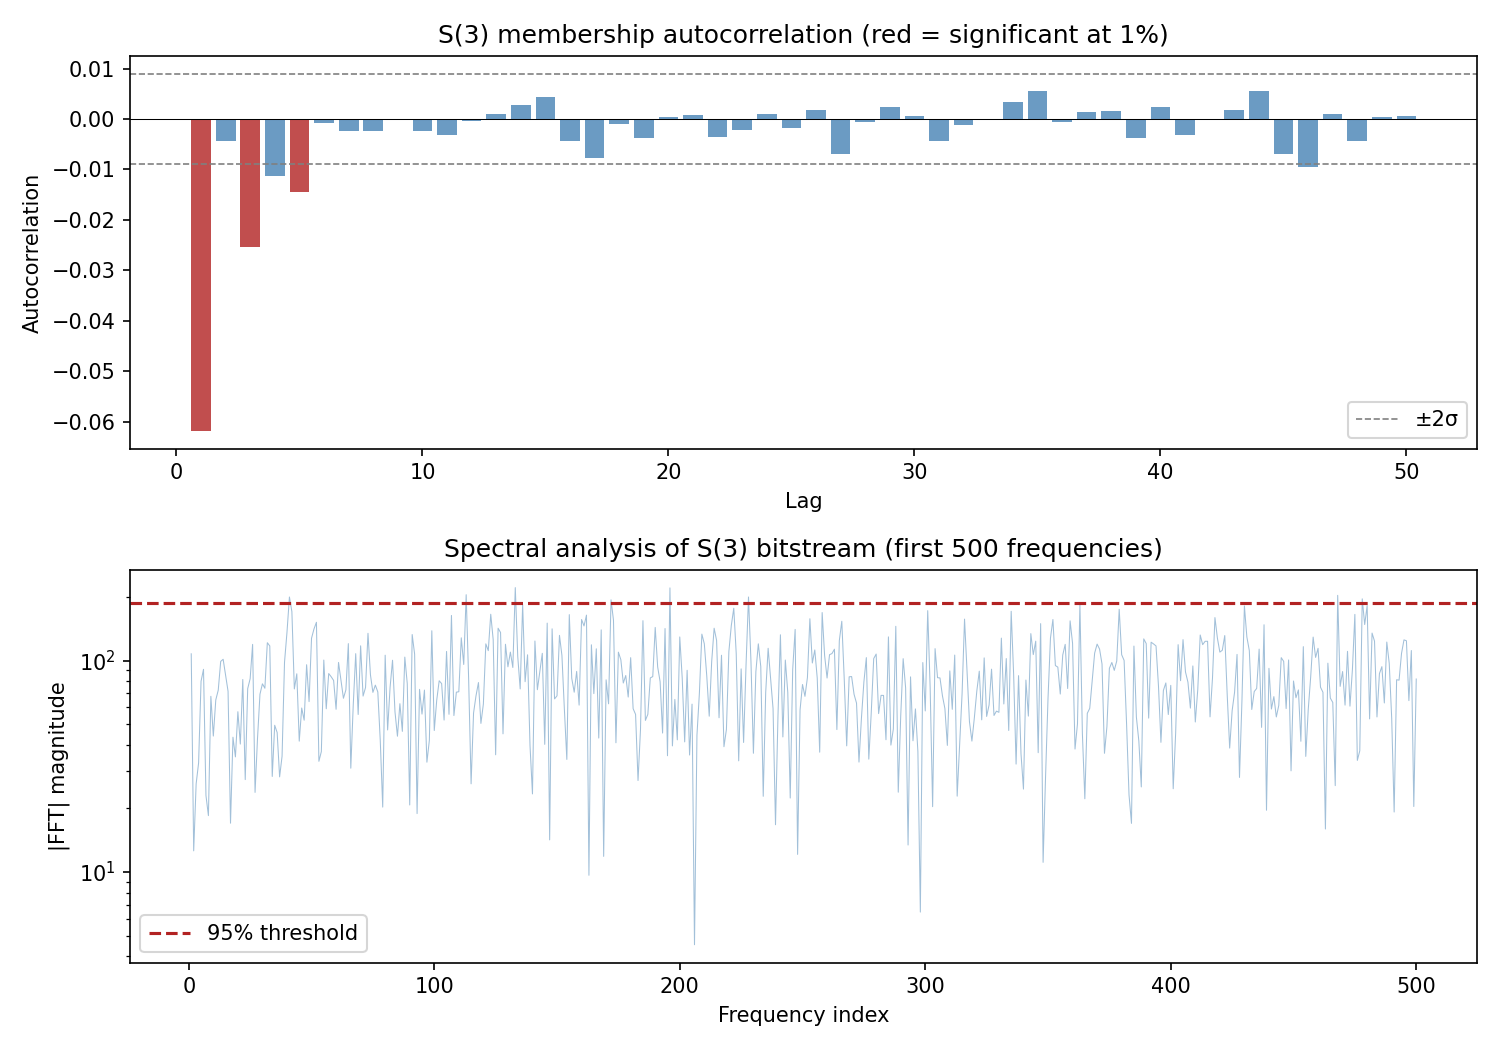

Generate this figure with Python:
"""
Randomness tests on the S(3) membership sequence.

Treat the boolean sequence (is p_n in S(3)?) as a bitstream and run
standard PRNG tests. We expect failures — the interesting question
is *which* tests fail and what that says about the number theory.
"""

import matplotlib
matplotlib.use('Agg')
import numpy as np
from scipy import stats
import matplotlib.pyplot as plt

# Load cached data
data = np.load('S3_50000.npz')
bits = data['membership'].astype(int)
n = len(bits)
p_hat = bits.mean()
print(f"Bitstream: {n} bits, density {p_hat:.4f}")
print(f"Expected for fair coin: 0.5000")
print(f"Expected for Artin: 0.3740\n")

results = []

def report(name, p_value, detail=""):
    verdict = "PASS" if p_value > 0.01 else "FAIL"
    results.append((name, p_value, verdict))
    print(f"{'PASS' if p_value > 0.01 else '** FAIL **':>10}  {name:40s}  p = {p_value:.6f}")
    if detail:
        print(f"{'':>10}  {detail}")


# ============================================================
# 1. Frequency (monobit) test
#    Is the proportion of 1s close to 0.5?
# ============================================================
S = 2 * bits.sum() - n  # sum of (+1/-1)
stat = abs(S) / np.sqrt(n)
p_val = 2 * (1 - stats.norm.cdf(stat))
report("1. Frequency (monobit) vs fair coin", p_val,
       f"proportion = {p_hat:.4f}, deviation from 0.5")

# Same test but against Artin's constant
artin = 0.3739558136
S_artin = bits.sum() - n * artin
stat_artin = abs(S_artin) / np.sqrt(n * artin * (1 - artin))
p_artin = 2 * (1 - stats.norm.cdf(stat_artin))
report("1b. Frequency vs Artin's constant", p_artin,
       f"proportion = {p_hat:.4f}, expected {artin:.4f}")

# ============================================================
# 2. Runs test
#    Are there too many or too few runs (consecutive 0s or 1s)?
# ============================================================
runs = 1 + np.sum(bits[1:] != bits[:-1])
expected_runs = 1 + 2 * n * p_hat * (1 - p_hat)  # under independence with observed p
var_runs = 2 * n * p_hat * (1 - p_hat) * (2 * n * p_hat * (1 - p_hat) - 1) / (n - 1)
z_runs = (runs - expected_runs) / np.sqrt(var_runs)
p_runs = 2 * (1 - stats.norm.cdf(abs(z_runs)))
report("2. Runs test (independence)", p_runs,
       f"observed {runs}, expected {expected_runs:.0f}")

# ============================================================
# 3. Serial test (pairs)
#    Count 00, 01, 10, 11 bigrams. Under independence these
#    should follow p(ij) = p(i)*p(j).
# ============================================================
pairs = bits[:-1] * 2 + bits[1:]  # encode as 0,1,2,3
observed = np.bincount(pairs, minlength=4)
p0, p1 = 1 - p_hat, p_hat
expected = np.array([p0*p0, p0*p1, p1*p0, p1*p1]) * (n - 1)
chi2 = np.sum((observed - expected)**2 / expected)
p_serial = 1 - stats.chi2.cdf(chi2, df=1)  # df = 4 - 2 - 1 = 1
report("3. Serial test (bigrams)", p_serial,
       f"χ² = {chi2:.2f}, observed {observed}, expected {expected.astype(int)}")

# ============================================================
# 4. Autocorrelation test
#    Test correlation at lags 1..50
# ============================================================
centered = bits - p_hat
max_lag = 50
autocorr = np.correlate(centered, centered, mode='full')
autocorr = autocorr[n-1:] / autocorr[n-1]  # normalise by lag-0
lag_pvals = []
for lag in range(1, max_lag + 1):
    # under independence, r(lag) ~ N(0, 1/n)
    z = autocorr[lag] * np.sqrt(n)
    p = 2 * (1 - stats.norm.cdf(abs(z)))
    lag_pvals.append((lag, autocorr[lag], p))

sig_lags = [(lag, r, p) for lag, r, p in lag_pvals if p < 0.01]
if sig_lags:
    report("4. Autocorrelation (lags 1-50)", min(p for _, _, p in sig_lags),
           f"{len(sig_lags)} significant lags: {[(l,f'{r:.4f}') for l,r,_ in sig_lags[:10]]}")
else:
    report("4. Autocorrelation (lags 1-50)", max(p for _, _, p in lag_pvals),
           "no significant lags")

# ============================================================
# 5. Block frequency test
#    Divide into blocks of M bits. Is the proportion in each
#    block consistent with a common p?
# ============================================================
M = 100
num_blocks = n // M
block_props = np.array([bits[i*M:(i+1)*M].mean() for i in range(num_blocks)])
chi2_block = (M / (p_hat * (1 - p_hat))) * np.sum((block_props - p_hat)**2)
p_block = 1 - stats.chi2.cdf(chi2_block, df=num_blocks - 1)
report("5. Block frequency (M=100)", p_block,
       f"χ² = {chi2_block:.1f}, df = {num_blocks-1}")

# ============================================================
# 6. Longest run of ones test
# ============================================================
M_lr = 1000
num_blocks_lr = n // M_lr
longest_runs = []
for i in range(num_blocks_lr):
    block = bits[i*M_lr:(i+1)*M_lr]
    max_run = 0
    current = 0
    for b in block:
        if b == 1:
            current += 1
            max_run = max(max_run, current)
        else:
            current = 0
    longest_runs.append(max_run)
longest_runs = np.array(longest_runs)
mean_lr = np.mean(longest_runs)
# expected longest run of 1s in M Bernoulli(p) trials ≈ log(M*p) / log(1/p)
expected_lr = np.log(M_lr * p_hat) / np.log(1 / p_hat)
report("6. Longest run of 1s (blocks of 1000)",
       stats.ttest_1samp(longest_runs, expected_lr).pvalue,
       f"mean longest = {mean_lr:.1f}, expected ≈ {expected_lr:.1f}")

# ============================================================
# 7. Cumulative sums (CUSUM) test
# ============================================================
walk = np.cumsum(2 * bits - 1)  # ±1 random walk (biased)
# adjust for bias
walk_adj = np.cumsum(bits - p_hat) / np.sqrt(n * p_hat * (1 - p_hat))
ks_stat, ks_p = stats.kstest(walk_adj / np.sqrt(np.arange(1, n+1) / n), 'norm')
report("7. CUSUM (Kolmogorov-Smirnov)", ks_p,
       f"KS stat = {ks_stat:.4f}")

# ============================================================
# 8. Spectral (DFT) test
#    Look for periodic structure in the bitstream
# ============================================================
centered_bits = bits - p_hat
fft = np.fft.rfft(centered_bits)
magnitudes = np.abs(fft[1:])  # drop DC component
threshold = np.sqrt(n * p_hat * (1 - p_hat) * np.log(1/0.05))  # 95% threshold
num_peaks = np.sum(magnitudes > threshold)
expected_peaks = 0.05 * len(magnitudes)
# test if number of peaks exceeding threshold is consistent with random
z_spec = (num_peaks - expected_peaks) / np.sqrt(expected_peaks * 0.95)
p_spec = 2 * (1 - stats.norm.cdf(abs(z_spec)))
report("8. Spectral (DFT) peaks", p_spec,
       f"{num_peaks} peaks above 95% threshold (expected {expected_peaks:.0f})")

# find the dominant frequencies
top_freqs = np.argsort(magnitudes)[-5:][::-1]
print(f"{'':>10}  Top 5 frequencies: {top_freqs + 1}")
print(f"{'':>10}  Corresponding periods: {[f'{n/(f+1):.1f}' for f in top_freqs]} primes")

# ============================================================
# Summary
# ============================================================
print("\n" + "="*70)
print("SUMMARY")
print("="*70)
failures = [r for r in results if r[2] == "FAIL"]
passes = [r for r in results if r[2] == "PASS"]
print(f"Passed: {len(passes)}/{len(results)}")
print(f"Failed: {len(failures)}/{len(results)}")
for name, pval, _ in failures:
    print(f"  FAIL: {name}  (p = {pval:.2e})")

# ============================================================
# Plot: autocorrelation and spectral
# ============================================================
fig, (ax1, ax2) = plt.subplots(2, 1, figsize=(10, 7))

lags = [l for l, _, _ in lag_pvals]
acorrs = [r for _, r, _ in lag_pvals]
acpvals = [p for _, _, p in lag_pvals]
colors = ['firebrick' if p < 0.01 else 'steelblue' for p in acpvals]
ax1.bar(lags, acorrs, color=colors, alpha=0.8)
ax1.axhline(0, color='black', lw=0.5)
ax1.axhline(2/np.sqrt(n), color='grey', ls='--', lw=0.8, label='±2σ')
ax1.axhline(-2/np.sqrt(n), color='grey', ls='--', lw=0.8)
ax1.set_xlabel('Lag')
ax1.set_ylabel('Autocorrelation')
ax1.set_title('S(3) membership autocorrelation (red = significant at 1%)')
ax1.legend()

freqs = np.arange(1, len(magnitudes) + 1)
ax2.semilogy(freqs[:500], magnitudes[:500], color='steelblue', alpha=0.5, lw=0.5)
ax2.axhline(threshold, color='firebrick', ls='--', label=f'95% threshold')
ax2.set_xlabel('Frequency index')
ax2.set_ylabel('|FFT| magnitude')
ax2.set_title('Spectral analysis of S(3) bitstream (first 500 frequencies)')
ax2.legend()

plt.tight_layout()
plt.savefig('artin_randomness.png', dpi=150)
print("\nSaved artin_randomness.png")
